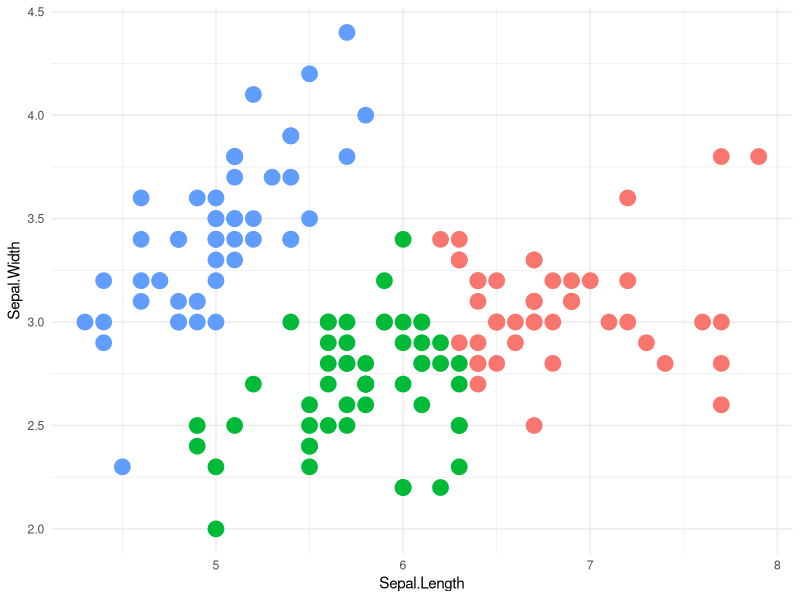

Reproduce this figure in R.
### CLUSTER IRIS DATA ###

library(ggplot2)

#GET THE DATA
data("iris")
selectedData <- iris[, c("Sepal.Length", "Sepal.Width")]

#ANALYSE THE DATA
clusters <- kmeans(selectedData, 3)

#OUTPUT PLOT
myPlot = ggplot(selectedData, 
                aes(x = Sepal.Length,
                    y = Sepal.Width,
                    colour = factor(clusters$cluster))) + 
  geom_point(size = 5) + 
  theme_minimal() + 
  theme(legend.position = "none")

#Plot it...
myPlot
